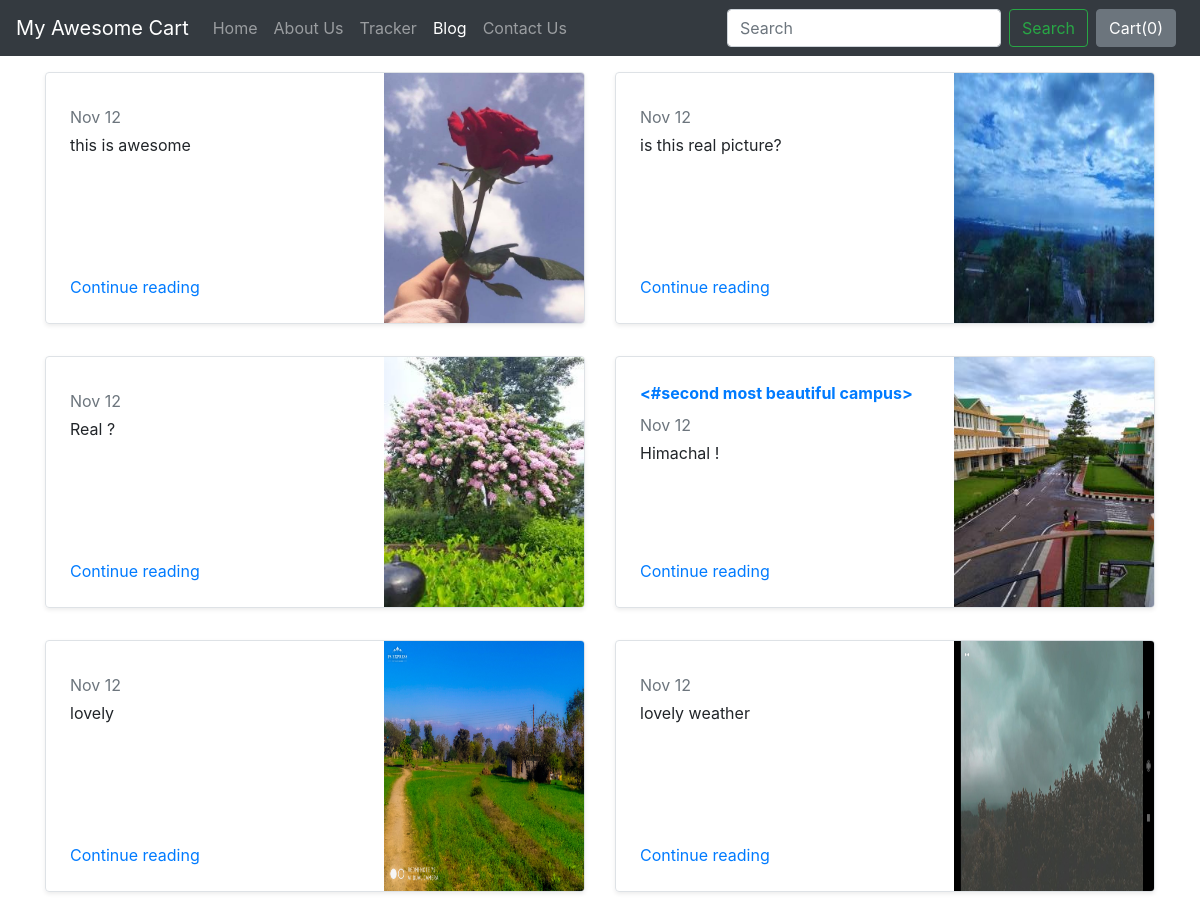
Screenshot of /blog/ with the database file from the repository.
### blog/models.py (models this page shows)
class Blogpost(models.Model):
    post_id = models.AutoField(primary_key=True)
    title = models.CharField(max_length=50)
    head0 = models.CharField(max_length=500, default="")
    chead0 = models.CharField(max_length=5000, default="")
    head1 = models.CharField(max_length=500, default="")
    chead1 = models.CharField(max_length=5000, default="")
    head2 = models.CharField(max_length=500, default="")
    chead2 = models.CharField(max_length=5000, default="")
    pub_date = models.DateField()
    thumbnail = models.ImageField(upload_to='shop/images', default="")
    def __str__(self):
        return self.title

### blog/views.py (the view)
# urls.py: path('', views.index,name='Home'),
def index(request):
     myposts=Blogpost.objects.all()
     print(myposts)
     return render(request, 'blog/index.html',{'myposts': myposts})

### blog/templates/blog/index.html (shortened to what this page needs)
{%extends 'blog/basic.html'%}
{%block body%}
<div class="container mt-3">
<div class="row my-2">
      {% for item in myposts %}
    <div class="col-md-6">
      <div class="row no-gutters border rounded overflow-hidden flex-md-row mb-4 shadow-sm h-md-250 position-relative">
        <div class="col p-4 d-flex flex-column position-static">
          <strong class="d-inline-block mb-2 text-primary"><{{item.head0}}></strong>
          <div class="mb-1 text-muted">Nov 12</div>
          <p class="card-text mb-auto">{{item.head1}}</p>
          <a href="blogpost/{{item.post_id}}" class="stretched-link">Continue reading</a>
        </div>
        <div class="col-auto d-none d-lg-block">
          <img src="/media/{{item.thumbnail}}"class="bd-placeholder-img" width="200" height="250"  aria-label="Placeholder: Thumbnail"></img>
        </div>
      </div>
    </div>
{% if forloop.counter|divisibleby:2%}
  </div><div class="row my-2">
  {%endif%}
  {%endfor%}</div>
  </div>
{%endblock%}

### rows the page displays
Blogpost: head1 "this is awesome", thumbnail (picture)
Blogpost: head1 "is this real picture?", thumbnail (picture)
Blogpost: head1 "Real ?", thumbnail (picture)
Blogpost: head0 "#second most beautiful campus", head1 "Himachal !", thumbnail (picture)
Blogpost: head1 "lovely", thumbnail (picture)
Blogpost: head1 "lovely weather", thumbnail (picture)
